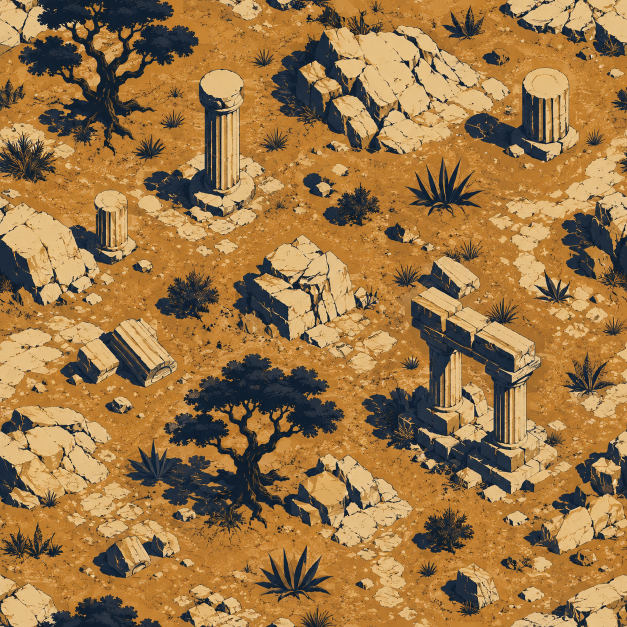
#> input picture картинки для прода/ChatGPT Image 30 авг. 2026 г., 20_11_46.png, 1254 x 1254 px (shown at 1/2 size)
$ python -i seamless.py   (imports and definitions only)
#> lines starting #> are read from the running program, lines starting #| are printed output that depends on the picture
"""
Делает тайл бесшовным по обеим осям.

    python3 tools/seamless.py <вход.png> <выход.png> [сторона]

Генератор рисует «текстуру», но не тайл: стык виден сразу, а тайл земли всего
вчетверо меньше карты (ISLANDS.md §1.1), и повтор на экране есть всегда.

Приём стандартный: сдвинуть картинку по кругу на полразмера — тогда бывшие
края оказываются посередине, — и замазать крестовину копией со сдвигом,
растворив её мягкой маской. По краям после сдвига лежит то, что раньше было
серединой, поэтому склейка сходится сама.
"""
from __future__ import annotations

import sys

from PIL import Image, ImageChops, ImageDraw, ImageFilter


def seamless(src: str, dst: str, side: int | None = None) -> None:
#> called with dst = 'out.png'
    im = Image.open(src).convert('RGB')
#> im is the input picture: PIL image 1254x1254 RGB; mean R, G, B 156.7, 118.4, 69.3
    if side:
        im = im.resize((side, side), Image.LANCZOS)
    w, h = im.size
#> w = 1254; h = 1254

    rolled = ImageChops.offset(im, w // 2, h // 2)
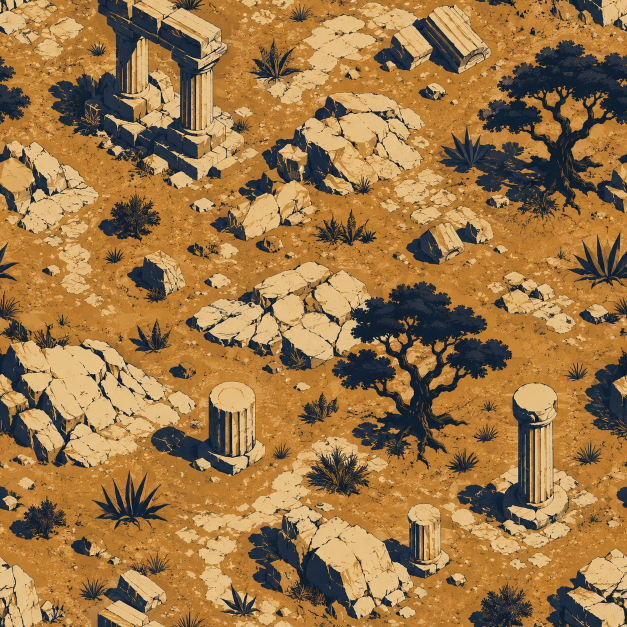
#> rolled: PIL image 1254x1254 RGB (shown at 1/2 size); mean R, G, B 156.7, 118.4, 69.3

    # Маска крестовины: полосы вдоль бывших краёв, размытые до плавного перехода.
    band = max(4, min(w, h) // 8)
#> band = 156
    mask = Image.new('L', (w, h), 0)
#> mask: PIL image 1254x1254 L; every value is 0
    draw = ImageDraw.Draw(mask)
    draw.rectangle([w // 2 - band, 0, w // 2 + band, h], fill=255)
    draw.rectangle([0, h // 2 - band, w, h // 2 + band], fill=255)
    mask = mask.filter(ImageFilter.GaussianBlur(band / 2))
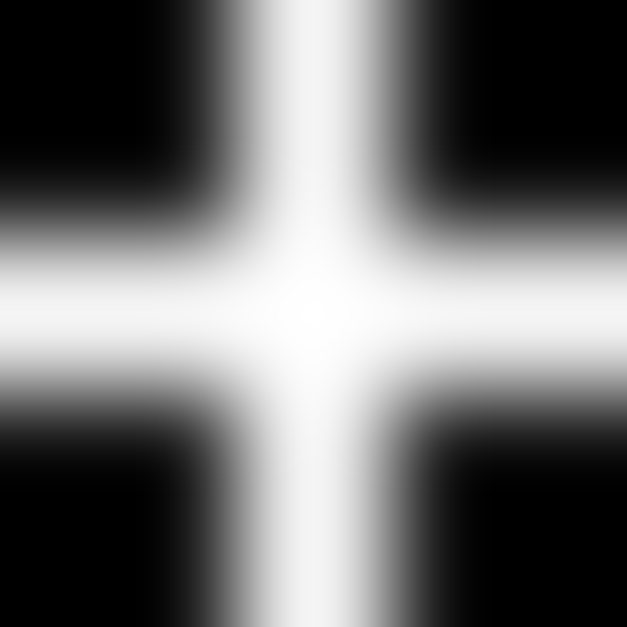
#> mask: PIL image 1254x1254 L (shown at 1/2 size); min 0, max 255, mean 111.4

    # Чем замазываем: та же картинка, сдвинутая по диагонали на четверть.
    # Она из того же тайла, поэтому масштаб и палитра совпадают точно.
    patch = ImageChops.offset(rolled, w // 4, h // 4)
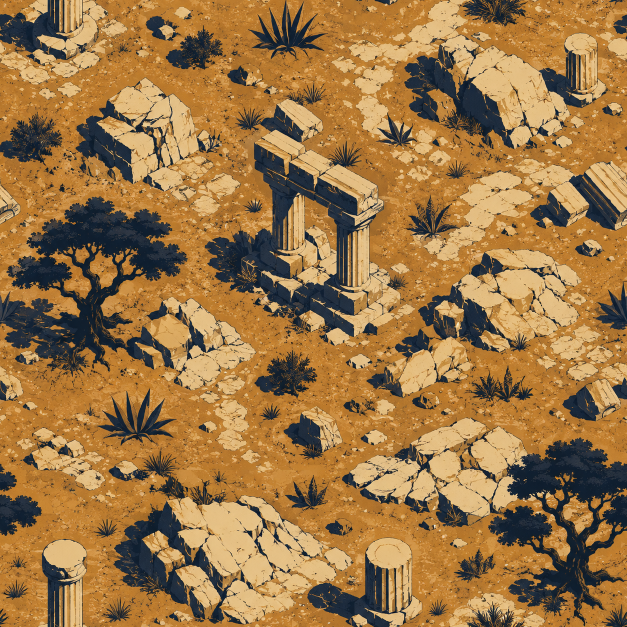
#> patch: PIL image 1254x1254 RGB (shown at 1/2 size); mean R, G, B 156.7, 118.4, 69.3
    out = Image.composite(patch, rolled, mask)
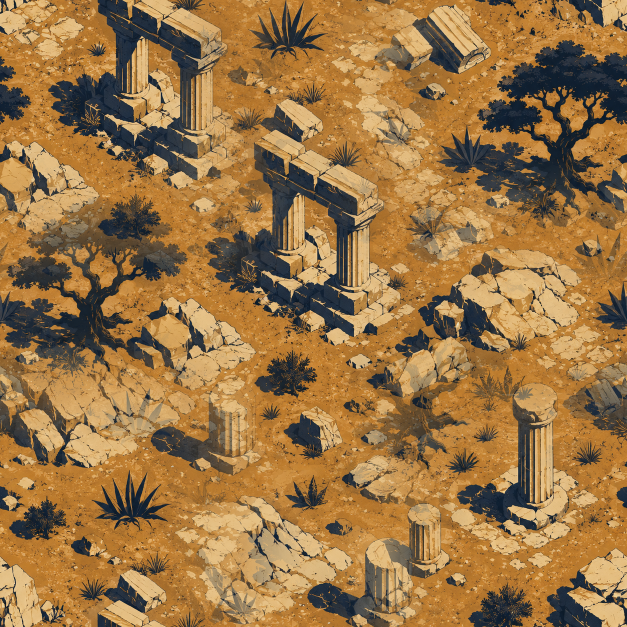
#> out: PIL image 1254x1254 RGB (shown at 1/2 size); mean R, G, B 154.5, 116.9, 68.9

    out.save(dst)
    print(f'{im.size} -> бесшовный {out.size}  {dst}')
#| (1254, 1254) -> бесшовный (1254, 1254)  out.png


# [2 lines not run here, left out]

>>> result = seamless('../картинки для прода/ChatGPT Image 30 авг. 2026 г., 20_11_46.png', 'out.png')

$ run again, on картинки для прода/ChatGPT Image 30 авг. 2026 г., 22_56_26.png
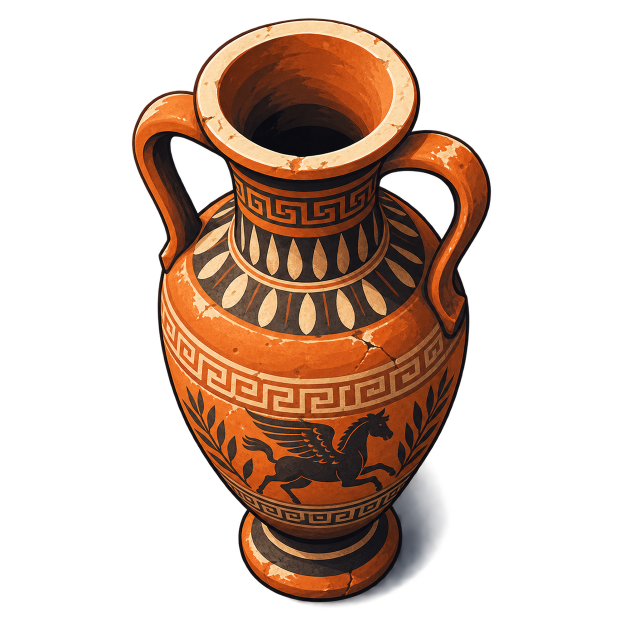
#> input picture картинки для прода/ChatGPT Image 30 авг. 2026 г., 22_56_26.png, 1254 x 1254 px (shown at 1/2 size)
#> in seamless, `im = Image.open(src).convert('RGB')`:
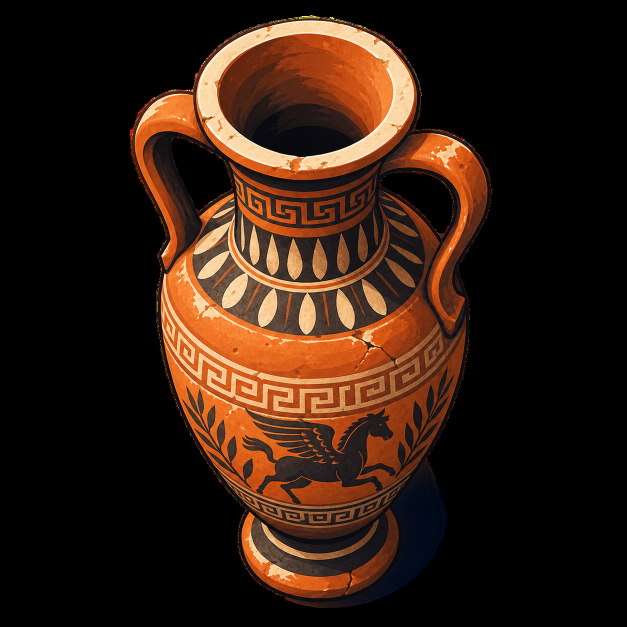
#> im: PIL image 1254x1254 RGB (shown at 1/2 size); mean R, G, B 49.5, 28.8, 17
#> in seamless, `out = Image.composite(patch, rolled, mask)`:
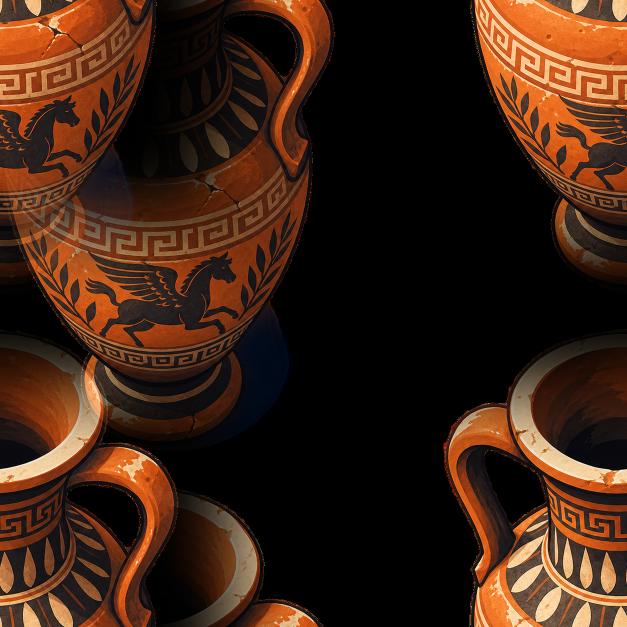
#> out: PIL image 1254x1254 RGB (shown at 1/2 size); mean R, G, B 59.7, 33.8, 19.5
#| (1254, 1254) -> бесшовный (1254, 1254)  out.png

$ run again, on картинки для прода/ChatGPT Image 30 авг. 2026 г., 22_58_23.png
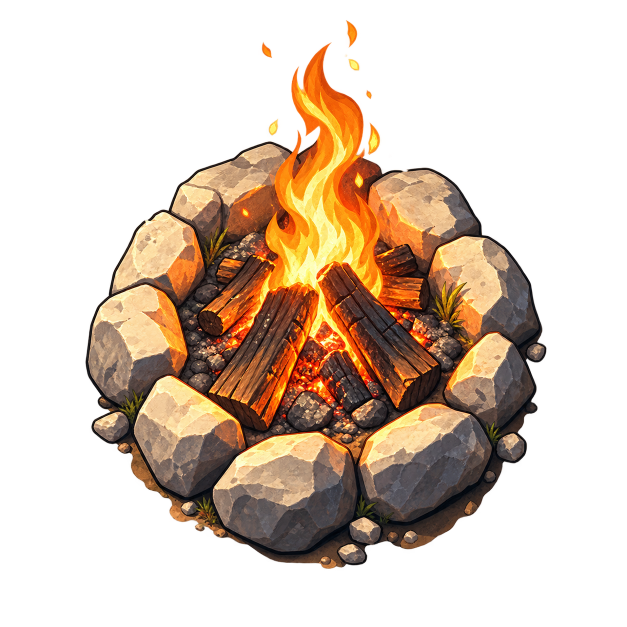
#> input picture картинки для прода/ChatGPT Image 30 авг. 2026 г., 22_58_23.png, 1254 x 1254 px (shown at 1/2 size)
#> in seamless, `im = Image.open(src).convert('RGB')`:
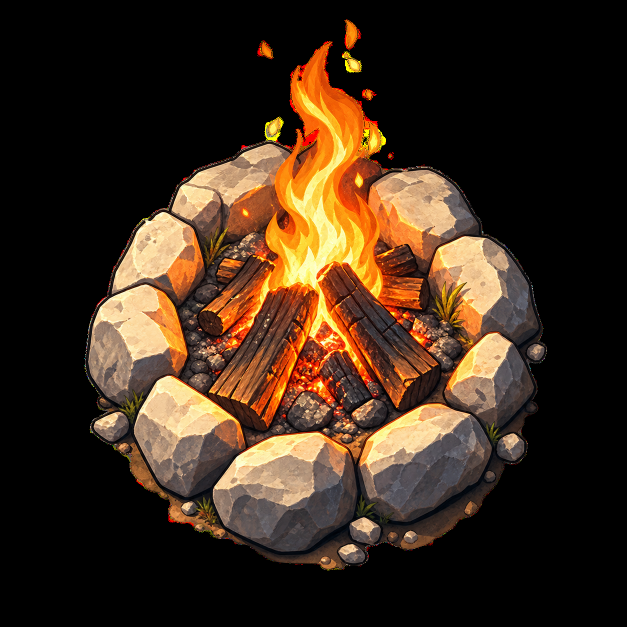
#> im: PIL image 1254x1254 RGB (shown at 1/2 size); mean R, G, B 61.2, 42.7, 27
#> in seamless, `out = Image.composite(patch, rolled, mask)`:
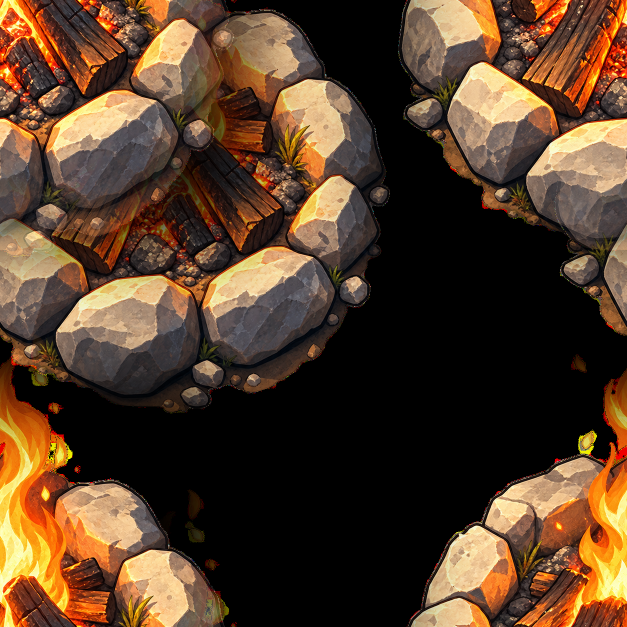
#> out: PIL image 1254x1254 RGB (shown at 1/2 size); mean R, G, B 85.1, 61, 40.6
#| (1254, 1254) -> бесшовный (1254, 1254)  out.png
